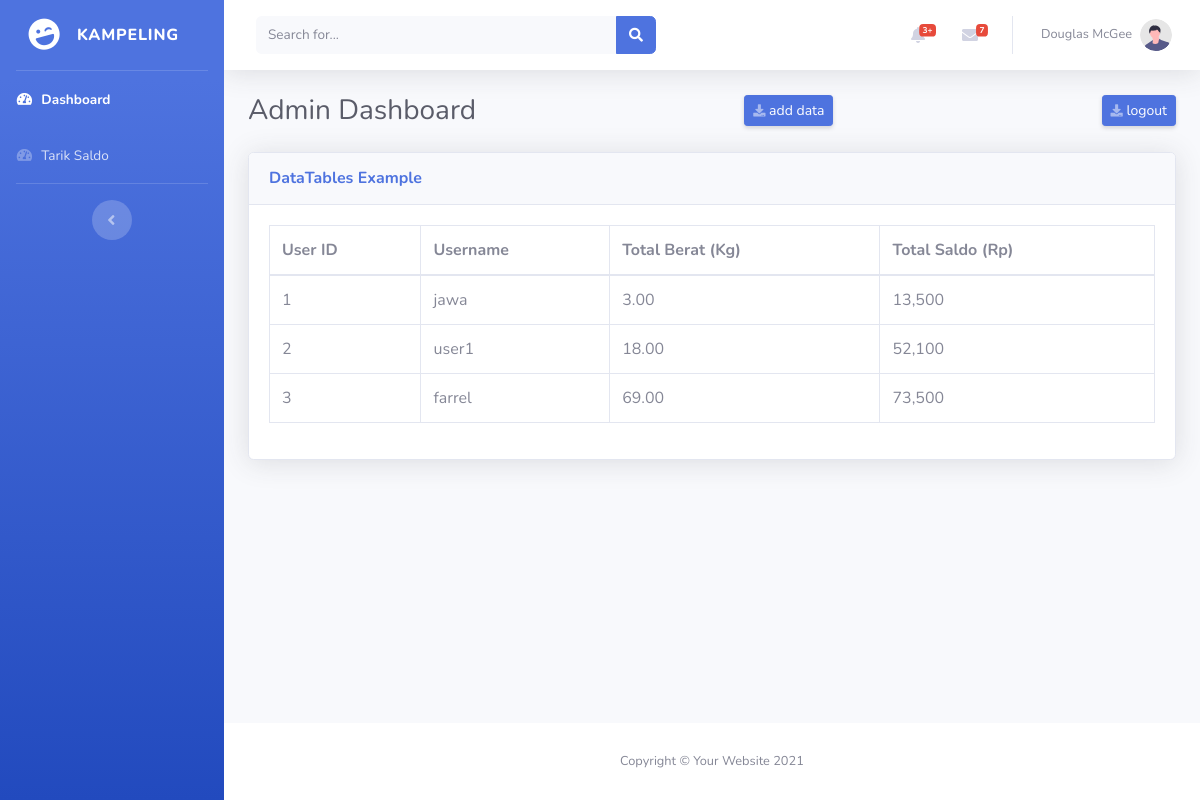
/dashboard_admin.php (signed in), run on the app's committed database.
### tables this page shows
CREATE TABLE `users` (
  `id` int(11) NOT NULL,
  `username` varchar(50) NOT NULL,
  `password` varchar(255) NOT NULL,
  `role` enum('user','admin') NOT NULL
);

### dashboard_admin.php (the view, shortened to what this page needs)
<?php
$servername = "localhost";
$username = "root";
$password = "";
$dbname = "kampeling";
$conn = new mysqli($servername, $username, $password, $dbname);
$sql = "SELECT u.id, u.username, SUM(us.berat_kg) as total_berat, SUM(us.total) as total_saldo
        FROM users u
        JOIN user_sampah us ON u.id = us.user_id
        GROUP BY u.id, u.username";
$result = $conn->query($sql);
?>
<!DOCTYPE html>
<html lang="en">
<head>
    <link href="vendor/fontawesome-free/css/all.min.css" rel="stylesheet" type="text/css">
    <link href="css/sb-admin-2.min.css" rel="stylesheet">
</head>
<body id="page-top">
    <div id="wrapper">
        <ul class="navbar-nav bg-gradient-primary sidebar sidebar-dark accordion" id="accordionSidebar">
            <a class="sidebar-brand d-flex align-items-center justify-content-center" href="index.html">
                <div class="sidebar-brand-icon rotate-n-15">
                    <i class="fas fa-laugh-wink"></i>
                </div>
                <div class="sidebar-brand-text mx-3">kampeling</div>
            </a>
            <hr class="sidebar-divider my-0">
            <li class="nav-item active">
                <a class="nav-link" href="index.html">
                    <i class="fas fa-fw fa-tachometer-alt"></i>
                    <span>Dashboard</span></a>
            </li>
            <li class="nav-item">
                <a class="nav-link" href="index.html">
                    <i class="fas fa-fw fa-tachometer-alt"></i>
                    <span>Tarik Saldo</span></a>
            </li>
            <hr class="sidebar-divider d-none d-md-block">
            <div class="text-center d-none d-md-inline">
                <button class="rounded-circle border-0" id="sidebarToggle"></button>
            </div>
        </ul>
        <div id="content-wrapper" class="d-flex flex-column">
            <div id="content">
                <nav class="navbar navbar-expand navbar-light bg-white topbar mb-4 static-top shadow">
                    <form
                        class="d-none d-sm-inline-block form-inline mr-auto ml-md-3 my-2 my-md-0 mw-100 navbar-search">
                        <div class="input-group">
                            <input type="text" class="form-control bg-light border-0 small" placeholder="Search for..."
                                aria-label="Search" aria-describedby="basic-addon2">
                            <div class="input-group-append">
                                <button class="btn btn-primary" type="button">
                                    <i class="fas fa-search fa-sm"></i>
                                </button>
                            </div>
                        </div>
                    </form>
                    <ul class="navbar-nav ml-auto">
                        <li class="nav-item dropdown no-arrow mx-1">
                            <a class="nav-link dropdown-toggle" href="#" id="alertsDropdown" role="button"
                                data-toggle="dropdown" aria-haspopup="true" aria-expanded="false">
                                <i class="fas fa-bell fa-fw"></i>
                                <span class="badge badge-danger badge-counter">3+</span>
                            </a>
                        </li>
                        <li class="nav-item dropdown no-arrow mx-1">
                            <a class="nav-link dropdown-toggle" href="#" id="messagesDropdown" role="button"
                                data-toggle="dropdown" aria-haspopup="true" aria-expanded="false">
                                <i class="fas fa-envelope fa-fw"></i>
                                <span class="badge badge-danger badge-counter">7</span>
                            </a>
                        </li>
                        <li class="nav-item dropdown no-arrow">
                            <a class="nav-link dropdown-toggle" href="#" id="userDropdown" role="button"
                                data-toggle="dropdown" aria-haspopup="true" aria-expanded="false">
                                <span class="mr-2 d-none d-lg-inline text-gray-600 small">Douglas McGee</span>
                                <img class="img-profile rounded-circle"
                                    src="img/undraw_profile.svg">
                            </a>
                        </li>
                    </ul>
                </nav>
                <div class="container-fluid">
                    <div class="d-sm-flex align-items-center justify-content-between mb-4">
                        <h1 class="h3 mb-0 text-gray-800">Admin Dashboard</h1>
                        <a href="input_sampah.php" class="d-none d-sm-inline-block btn btn-sm btn-primary shadow-sm"><i
                                class="fas fa-download fa-sm text-white-50"></i> add data</a>
                                <a href="logout.php" class="d-none d-sm-inline-block btn btn-sm btn-primary shadow-sm"><i
                                class="fas fa-download fa-sm text-white-50"></i> logout</a>
                    </div>
                        <div class="card shadow mb-4">
            <div class="card-header py-3">
                <h6 class="m-0 font-weight-bold text-primary">DataTables Example</h6>
            </div>
            <div class="card-body">
                <div class="table-responsive">
                    <table class="table table-bordered" id="dataTable" width="100%" cellspacing="0">
                        <thead>
                            <tr>
                                <th>User ID</th>
                                <th>Username</th>
                                <th>Total Berat (Kg)</th>
                                <th>Total Saldo (Rp)</th>
                            </tr>
                        </thead>
                        <tbody>
                            <?php
                            if ($result->num_rows > 0) {
                                while($row = $result->fetch_assoc()) {
                                    echo "<tr><td>" . $row["id"]. "</td><td>" . $row["username"]. "</td><td>" . $row["total_berat"]. "</td><td>" . number_format($row["total_saldo"]). "</td></tr>";
                                }
                            } else {
                                echo "<tr><td colspan='4'>No data found</td></tr>";
                            }
                            ?>
                        </tbody>
                    </table>
                </div>
            </div>
        </div>
                </div>
            </div>
            <footer class="sticky-footer bg-white">
                <div class="container my-auto">
                    <div class="copyright text-center my-auto">
                        <span>Copyright &copy; Your Website 2021</span>
                    </div>
                </div>
            </footer>
        </div>
    </div>
</body>
</html>

### data on the page
users: id "1", username "jawa", total_berat "3.00", total_saldo "13,500"
users: id "2", username "user1", total_berat "18.00", total_saldo "52,100"
users: id "3", username "farrel", total_berat "69.00", total_saldo "73,500"
